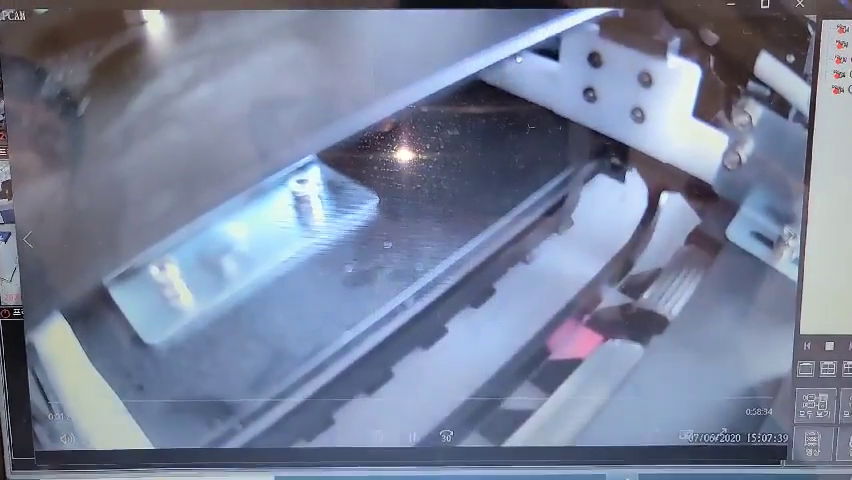
#> input picture frame 31 of Projects/논문자료/동영상자료/기존장비영상.mp4, 852 x 480 px, given in place of traffic.mp4, which was not available
$ python lecture10-2.py
#> lines starting #> are read from the running program, lines starting #| are printed output that depends on the picture; pictures that were not available may be replaced by others from this repository, and a replacement may not be noted
import cv2
import numpy as np

video = cv2.VideoCapture('./traffic.mp4')
prev_pts = None
prev_gray_frame = None
tracks = None

while True:
    retval, frame = video.read()
#> frame is the input picture: shape (480, 852, 3); mean B, G, R 155.8, 131.5, 121.3
    if not retval: break
    gray_frame = cv2.cvtColor(frame, cv2.COLOR_BGR2GRAY)
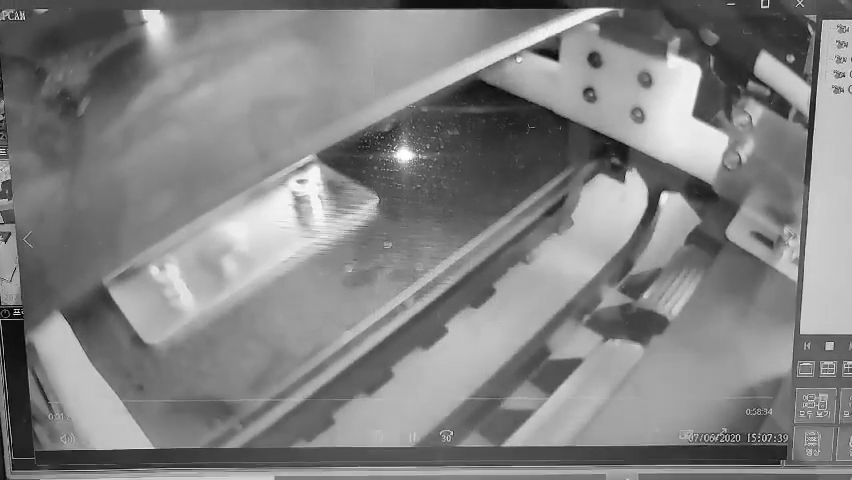
#> gray_frame: shape (480, 852); min 0, max 255, mean 131.2

    if prev_pts is not None:
        pts, status, errors = cv2.calcOpticalFlowPyrLK(
            prev_gray_frame, gray_frame, prev_pts, None, winSize=(15, 15), maxLevel=5,
            criteria=(cv2.TERM_CRITERIA_EPS | cv2.TERM_CRITERIA_COUNT, 10, 0.03))
        good_pts = pts[status == 1]
        if tracks is None:
            tracks = good_pts
        else:
            tracks = np.vstack((tracks, good_pts))
        for p in tracks:
            cv2.circle(frame, (p[0], p[1]), 3, (0, 255, 0), -1)
    else:
        pts = cv2.goodFeaturesToTrack(gray_frame, 500, 0.05, 10)
#> pts = 147 rows, first 8: [18, 311], [844, 76], [2, 321], [759, 437], [20, 19], [763, 5], [769, 436], [832, 343]
        pts = pts.reshape(-1, 1, 2)

    prev_pts = pts
#> prev_pts has the same summary as pts
    prev_gray_frame = gray_frame

    cv2.imshow('frame', frame)
    key = cv2.waitKey() & 0xff
#> (key Esc is pressed here)
    if key == 27: break
    if key == ord('c'):
        tracks = None
        prev_pts = None

cv2.destroyAllWindows()

$ run again, starting later in the video
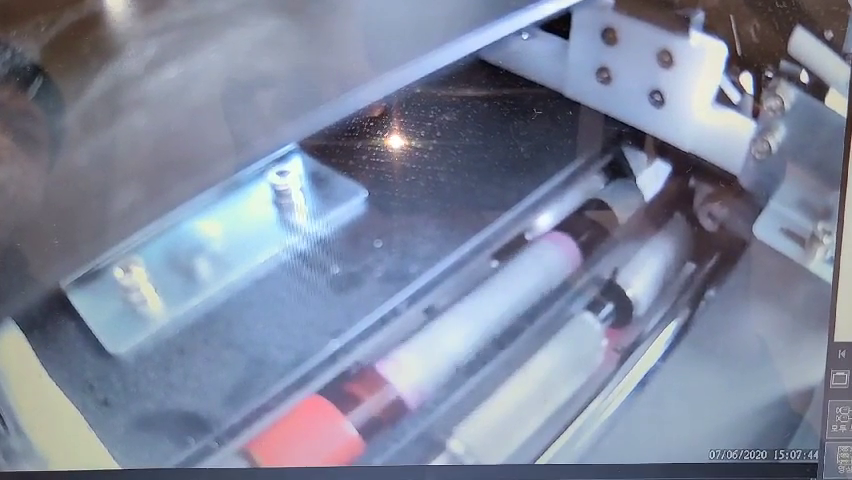
#> input picture frame 142 of Projects/논문자료/동영상자료/기존장비영상.mp4, 852 x 480 px, given in place of traffic.mp4, which was not available
#> frame is the input picture: shape (480, 852, 3); mean B, G, R 157.1, 135.9, 127.8
#> `gray_frame = cv2.cvtColor(frame, cv2.COLOR_BGR2GRAY)`:
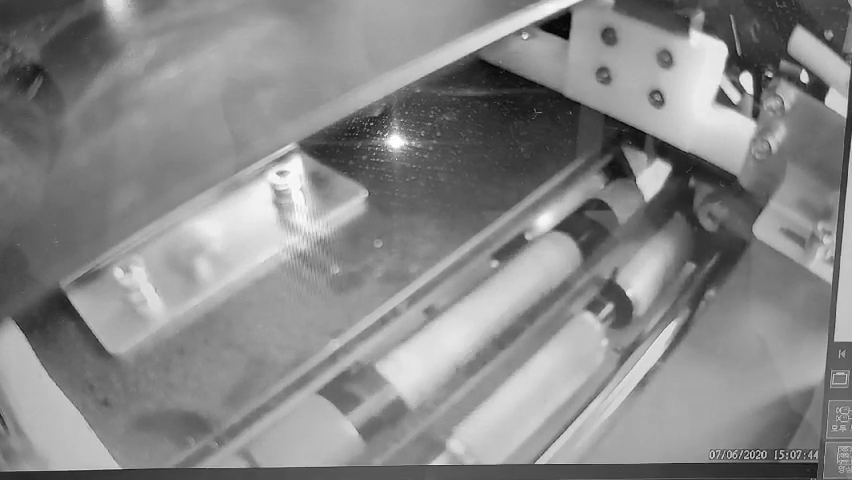
#> gray_frame: shape (480, 852); min 3, max 255, mean 135.8
#> pts = 148 rows, first 8: [781, 456], [803, 69], [745, 457], [734, 457], [757, 457], [712, 457], [793, 451], [370, 124]
#> prev_pts has the same summary as pts

$ run again, starting later in the video
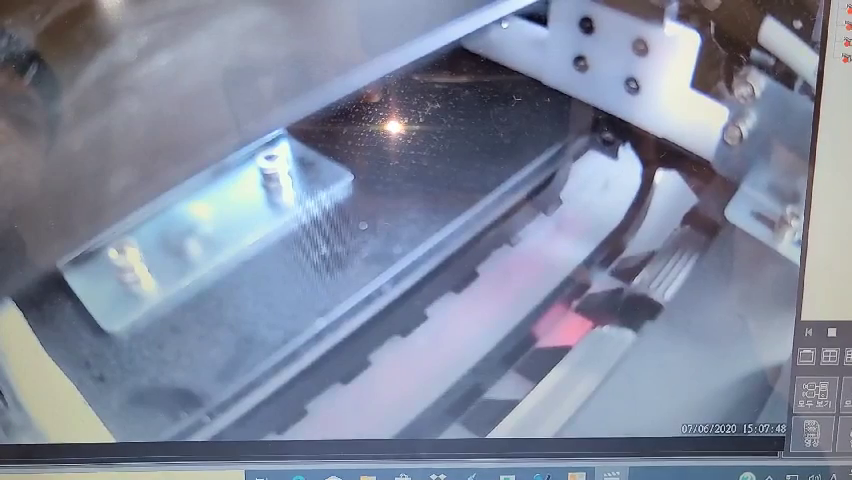
#> input picture frame 252 of Projects/논문자료/동영상자료/기존장비영상.mp4, 852 x 480 px, given in place of traffic.mp4, which was not available
#> frame is the input picture: shape (480, 852, 3); mean B, G, R 158, 137.8, 129.4
#> `gray_frame = cv2.cvtColor(frame, cv2.COLOR_BGR2GRAY)`:
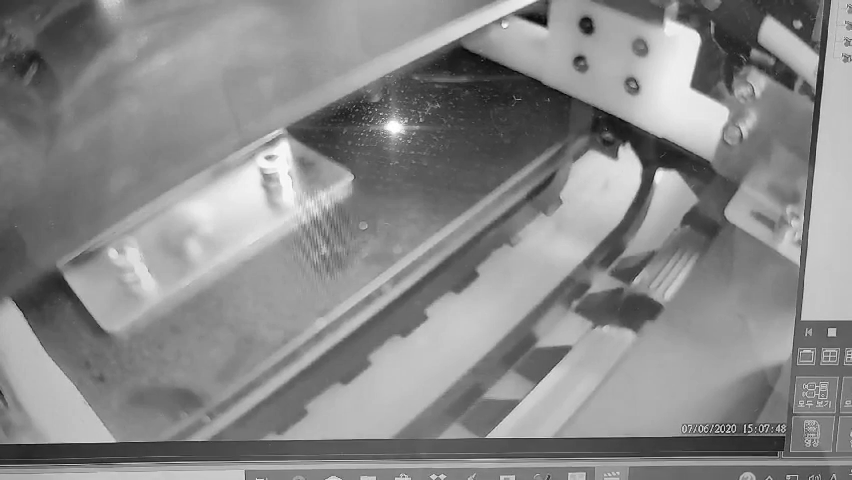
#> gray_frame: shape (480, 852); min 3, max 255, mean 137.6
#> pts = 149 rows, first 8: [722, 431], [748, 431], [706, 429], [734, 425], [761, 431], [776, 455], [795, 477], [829, 329]
#> prev_pts has the same summary as pts
